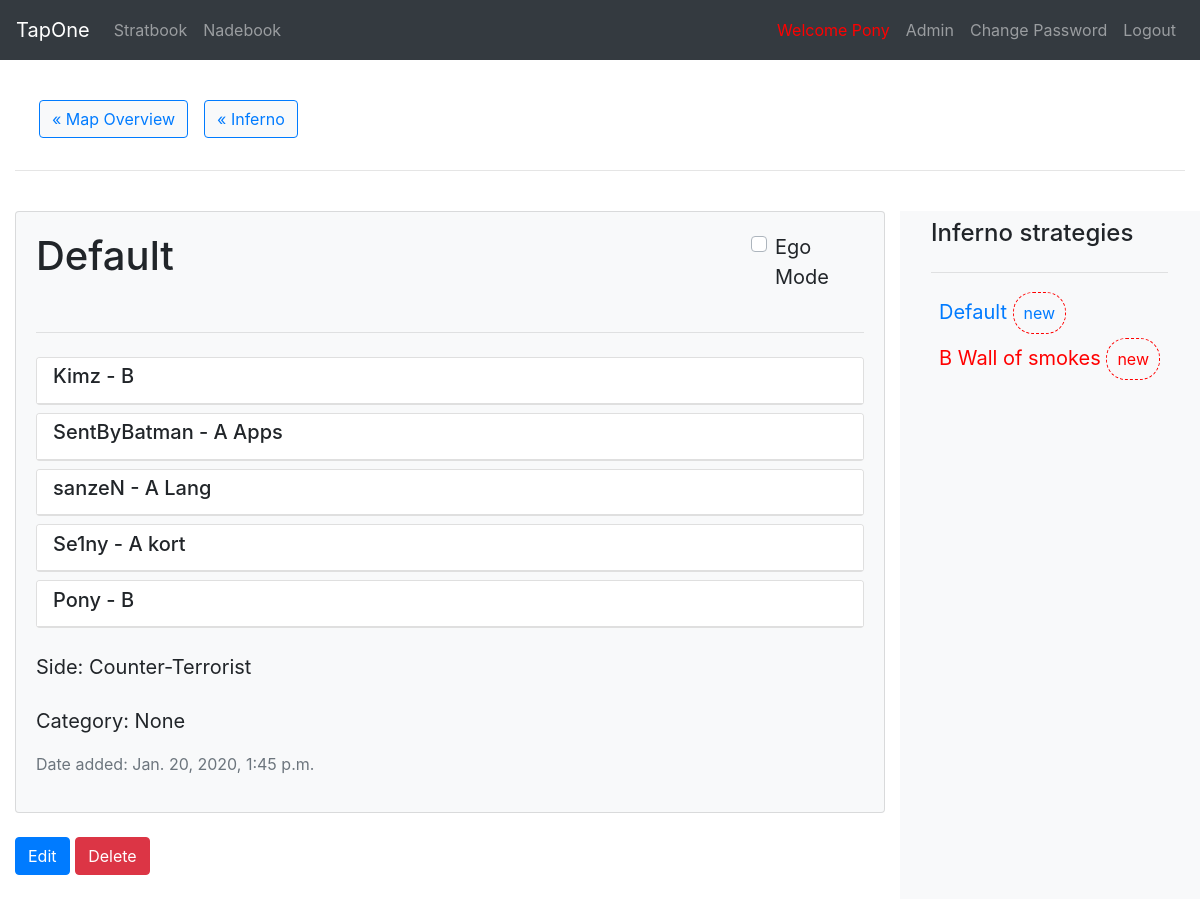
Page /stratbook/strat/5/ (signed in) on the earlier database version.
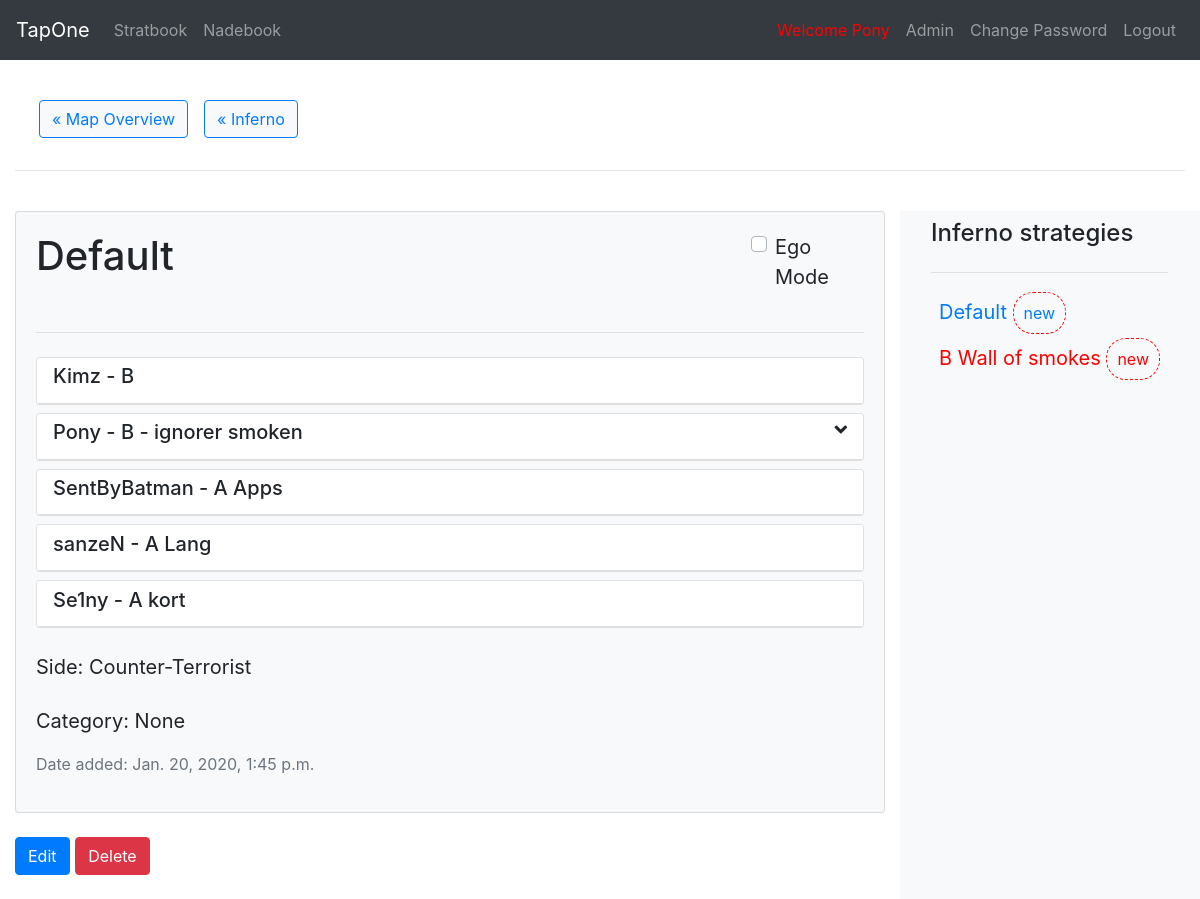
Same page on the later database version.
### StratBook/models.py (models this page shows, shortened)
class Bullet(models.Model):
    text = models.CharField(max_length=200, blank=True)
    strategy = models.ForeignKey(Strategy, on_delete=models.CASCADE)
    player = models.ForeignKey(get_user_model(),
            on_delete=models.SET_NULL, blank=True, null=True)
    nade = models.ForeignKey(Nade, on_delete=models.SET_NULL, blank=True, null=True)
    def replace_player_text(self):
        if self.player:
            name = self.player.username
            return self.text.replace("@player", name)
        else:
            return self.text

class Strategy(models.Model):
    TEAM_CHOICES = [
        ('T', 'Terrorist'),
        ('CT', 'Counter-Terrorist')
    ]
    map_name = models.ForeignKey(Map, on_delete=models.CASCADE)
    name = models.CharField(max_length=200)
    team = models.CharField(max_length=2, choices=TEAM_CHOICES)
    added_date = models.DateTimeField('date added', default=timezone.now)
    updated_date = models.DateTimeField('date added', default=timezone.now)
    category = models.ForeignKey(Category, null=True, blank=True, on_delete=models.SET_NULL)
    is_hidden = models.BooleanField(default=False)
    def team_text(self):
        for (t, name) in self.TEAM_CHOICES:
            if self.team == t:
                return name
    def is_new(self):
        time_between_insertion =  timezone.now() - self.updated_date
        return time_between_insertion.days < 7
    def bullets(self):
        return self.bullet_set.order_by(F('player__playerordering__number').asc(nulls_last=True))

class Map(models.Model):
    name = models.CharField(max_length=50)
    active_duty = models.BooleanField(default=True)
    img = models.ImageField(upload_to=map_directory_path, blank=True, null=True)
    def __str__(self):
        return self.name
    def ct_strategies(self):
        return self.strategy_set.filter(team='CT').order_by(F('category__ordering').asc(nulls_last=True), 'name')
    def t_strategies(self):
        return self.strategy_set.filter(team='T').order_by(F('category__ordering').asc(nulls_last=True), 'name')

### StratBook/views.py (the view)
# urls.py: path('strat/<int:pk>/', views.StrategyDetailView.as_view(), name="strat"),
@method_decorator(login_required, name='dispatch')
@method_decorator(permission_required('StratBook.view_strategy', raise_exception=True), name ='dispatch')
class StrategyDetailView(generic.DetailView):
    model = Strategy
    template_name = 'StratBook/strat_detail.html'
    context_object_name = 'strat'

### StratBook/models.py (called while the page is built)
    def get_image_url(self):
        if (self.img):
            return self.img.url
        if (self.img_link):
            return self.img_link
        return ''

    def type_text(self):
        for (t, name) in self.NADE_TYPE_CHOICES:
            if self.nade_type == t:
                return name

    def has_setup(self):
        if (self.setup_img):
            return True
        elif (self.setup_img_link):
            return True
        else:
            return False

### StratBook/templates/StratBook/strat_detail.html (shortened to what this page needs)
{% extends "base.html" %}
{% load static %}
{% block content %}
<link rel="stylesheet" type="text/css" href={% static 'StratBook/css/strat_detail.css' %}>
{% include 'StratBook/_mini_nav.html' %}
<hr>
<div class="row">
  <div class="col-9">
    <div class="card bg-light mt-4">
      <div class="card-body">
        <div class="row">
          <div class="col-md-10">
            <h1 class="card-title">{{strat.name}}</h1>
          </div>
          <div class="col-md-2">
            <div class="custom-control custom-checkbox mb-4">
              <label class="custom-control-label" for="egoCheck">Ego Mode</label>
            </div>
          </div>
        </div>
        <hr>
        <p class="card-text">
          <div id="bullets">
            {% if not strat.bullet_set.all %}
              <p class="text-muted">
                <small>No description available for this strategy</small>
              </p>
            {% else %}
              {% for bullet in strat.bullets %}
                {% include 'StratBook/_bullet_card.html' %}
              {% endfor %}
            {% endif %}
          </div>
          <p class="team mt-4">Side: {{strat.team_text}}</p>
          <p class="team mt-4">Category: {{strat.category}}</p>
          <p class="date text-muted">
            <small>Date added: {{strat.added_date}}</small>
          </p>
        </p>
      </div>
    </div>
    {% if perms.StratBook.change_strategy %}
      <a class="btn btn-primary mb-4 mt-4" href={% url 'StratBook:update_strat' strat.id %}>Edit</a>
    {% endif %}
    {% if perms.StratBook.delete_strategy %}
      <a class="btn btn-danger mb-4 mt-4" href={% url 'StratBook:delete_strat' strat.id %}>Delete</a>
    {% endif %}
  </div>
  <div class="col-3 mt-4 bg-light">
    {% include 'StratBook/_detail_sidebar.html' %}
  </div>
</div>
{% endblock %}

### StratBook/templates/StratBook/_mini_nav.html (shortened to what this page needs)
<nav class="navbar navbar-expand-sm">
  <ul class="navbar-nav mr-auto">
    <li class="nav-link">
            <a class="btn btn-outline-primary btn-light"
                    href={% url 'StratBook:index' %}>&laquo Map Overview</a>
    </li>
    {% if strat %}
    <li class="nav-link">
      <a class="btn btn-outline-primary btn-light"
              href={% url 'StratBook:map' strat.map_name.id %}>&laquo; {{strat.map_name.name}}
    </li>
    {% elif map %}
    <li class="nav-link">
      <a class="btn btn-outline-primary btn-light"
              href={% url 'StratBook:map' map.id %}>&laquo; {{map.name}}
      </a>
    </li>
    {% endif %}
  </ul>
</nav>

### StratBook/templates/StratBook/_bullet_card.html (shortened to what this page needs)
<div class="row
      {% if bullet.player == user %}
      ego
      {% else %}
      selfless
      {% endif %}
        ">
  <div class="col">
    <div class="card mt-2">
      <a class="card-link" data-toggle="collapse" data-target="#collapse-{{bullet.id}}"
              aria-expanded="false" aria-controls="collapse-{{bullet.id}}">
        <div class="card-header bg-white" id="heading-{{bullet.id}}">
          <h5>{{bullet.replace_player_text}}
            {% if bullet.nade %}
            <span class="fas fa-angle-down float-right"></span>
            {% endif %}
          </h5>
        </div>
      </a>
    </div>
  </div>
</div>

### StratBook/templates/StratBook/_detail_sidebar.html (shortened to what this page needs)
<nav class="navbar navbar-expand-sm sticky-top">
  <div class="collapse navbar-collapse" id="sidemenu">
    <ul class="navbar-nav flex-column">
      <li><h4>{{strat.map_name}} strategies</h4></li>
      <li><hr></li>
      {% for ct_strat in strat.map_name.ct_strategies %}
      <li class="nav-item">
        <a class="nav-link ct-link" href={% url 'StratBook:strat' ct_strat.id %}>{{ct_strat.name}}
          {% if ct_strat.is_new %}
            <small class="new">new</small>
          {% endif %}
      </li>
      {% endfor %}
      {% for t_strat in strat.map_name.t_strategies %}
      <li class="nav-item">
        <a class="nav-link t-link" href={% url 'StratBook:strat' t_strat.id %}>{{t_strat.name}}
          {% if t_strat.is_new %}
            <small class="new">new</small>
          {% endif %}
      </li>
      {% endfor %}
    </ul>
  </div>
</nav>

Differences in the rows shown:
changed Bullet: replace_player_text "Pony - B" → "Pony - B - ignorer smoken"; nade_id empty → 13 (drawn); moves up the list
